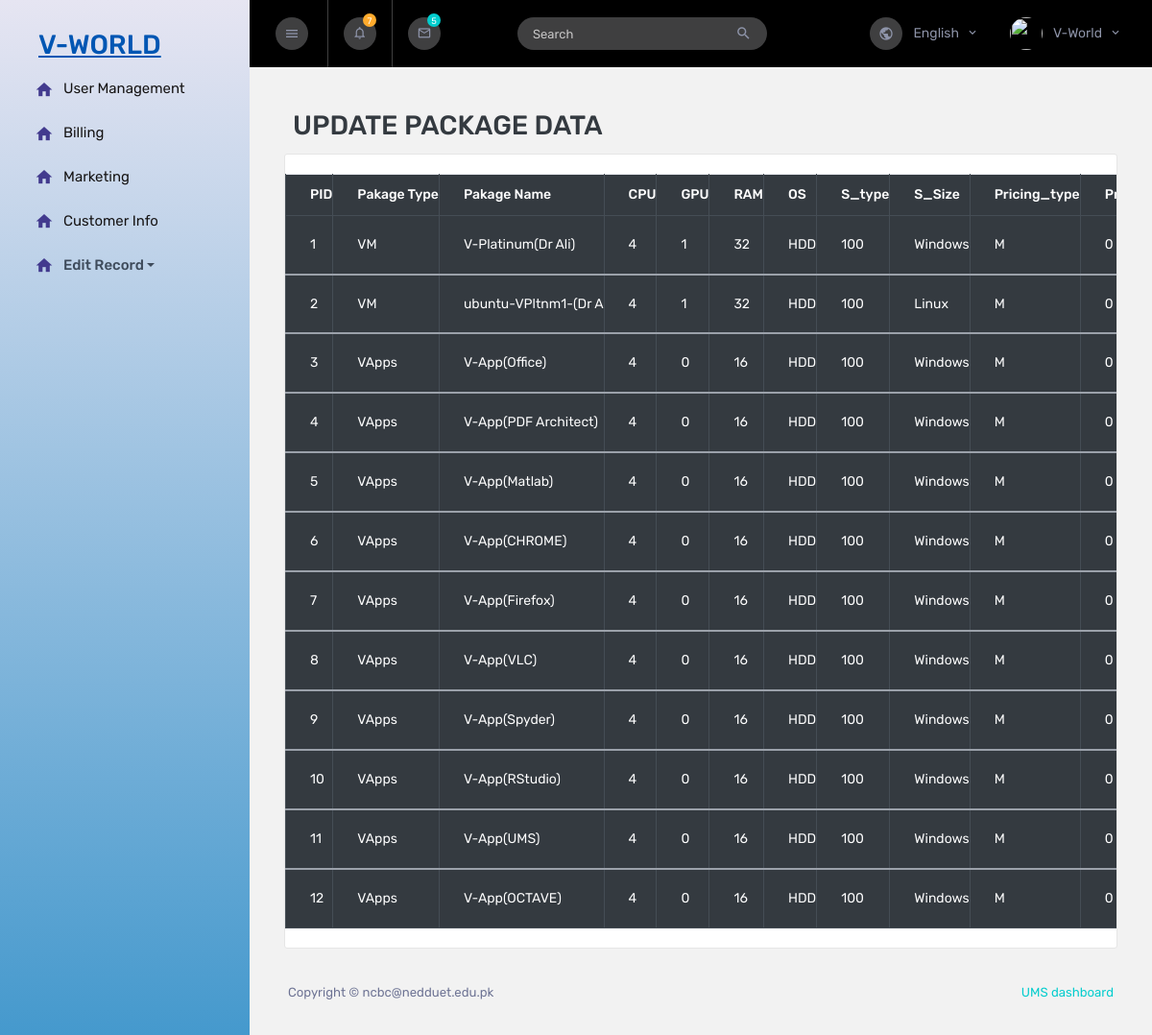
The app's page /dasshboard/update/packages/packages.php with its own data.
### tables this page shows
CREATE TABLE `package` (
  `pid` smallint(6) NOT NULL,
  `ptype` varchar(20) NOT NULL,
  `pname` varchar(20) NOT NULL,
  `cpu` smallint(6) NOT NULL,
  `gpu` smallint(6) DEFAULT NULL,
  `ram` smallint(6) NOT NULL,
  `os` varchar(20) NOT NULL,
  `stype` varchar(10) NOT NULL,
  `ssize` int(11) NOT NULL,
  `pricingtype` varchar(20) NOT NULL,
  `price` varchar(20) NOT NULL,
  `vname` varchar(20) NOT NULL,
  `appname` varchar(20) DEFAULT NULL
);

### dasshboard/update/packages/packages.php (the view, shortened to what this page needs)
<!DOCTYPE html>
<html lang="en" xmlns="http://www.w3.org/1999/html">
  <head>
    <link rel="stylesheet" href="https://stackpath.bootstrapcdn.com/bootstrap/4.2.1/css/bootstrap.min.css">
    <link rel="stylesheet" href="https://cdn.datatables.net/1.10.18/css/dataTables.bootstrap4.min.css">
    <link rel="stylesheet" href="../../assets/vendors/mdi/css/materialdesignicons.min.css" />
    <link rel="stylesheet" href="../../assets/vendors/flag-icon-css/css/flag-icon.min.css" />
    <link rel="stylesheet" href="../../assets/vendors/css/vendor.bundle.base.css" />
    <link rel="stylesheet" href="../../assets/vendors/font-awesome/css/font-awesome.min.css" />
    <link rel="stylesheet" href="../../assets/vendors/bootstrap-datepicker/bootstrap-datepicker.min.css" />
    <link rel="stylesheet" href="../../assets/css/style.css" />
  </head>
  <body>
    <div class="container-scroller">
      <nav class="sidebar sidebar-offcanvas" id="sidebar">
        <div class="text-center sidebar-brand-wrapper d-flex align-items-center">
          <a class="sidebar-brand brand-logo" href="../../dashboard.php" ><h2>V-WORLD</h2></a>
        </div>
          <ul class="nav">
              <li class="nav-item">
                  <a class="nav-link" href="../../dashboardvm.php">
                      <i class="mdi mdi-home menu-icon"></i>
                      <span class="menu-title">User Management</span>
                  </a>
              </li>
              <li class="nav-item">
                  <a class="nav-link" href="../../dashboardbill.php">
                      <i class="mdi mdi-home menu-icon"></i>
                      <span class="menu-title">Billing </span>
                  </a>
              </li>
              <li class="nav-item">
                  <a class="nav-link" href="../../dashboard.php">
                      <i class="mdi mdi-home menu-icon"></i>
                      <span class="menu-title">Marketing </span>
                  </a>
              </li>
              <li class="nav-item">
                  <a class="nav-link" href="../../customerinfo/customerinfo.php">
                      <i class="mdi mdi-home menu-icon"></i>
                      <span class="menu-title">Customer Info</span>
                  </a>
              </li>
              <li class="nav-item">
              <a class="nav-link dropdown-toggle" href="#" id="navbarDropdown" role="button" data-bs-toggle="dropdown" aria-expanded="false">
           <i class="mdi mdi-home menu-icon"></i> <span class="menu-title">Edit Record </span>
                  </a></a>
          </li>
        </ul>
      </nav>
      <div class="container-fluid page-body-wrapper">
        <nav class="navbar col-lg-12 col-12 p-lg-0 fixed-top d-flex flex-row">
          <div class="navbar-menu-wrapper d-flex align-items-stretch justify-content-between">
            <button class="navbar-toggler navbar-toggler align-self-center mr-2" type="button" data-toggle="minimize">
              <i class="mdi mdi-menu"></i>
            </button>
            <ul class="navbar-nav">
              <li class="nav-item dropdown">
                <a class="nav-link count-indicator dropdown-toggle" id="notificationDropdown" href="#" data-toggle="dropdown">
                  <i class="mdi mdi-bell-outline"></i>
                  <span class="count count-varient1">7</span>
                </a>
              </li>
              <li class="nav-item dropdown d-none d-sm-flex">
                <a class="nav-link count-indicator dropdown-toggle" id="messageDropdown" href="#" data-toggle="dropdown">
                  <i class="mdi mdi-email-outline"></i>
                  <span class="count count-varient2">5</span>
                </a>
              </li>
              <li class="nav-item nav-search border-0 ml-1 ml-md-3 ml-lg-5 d-none d-md-flex">
                <form class="nav-link form-inline mt-2 mt-md-0">
                  <div class="input-group">
                    <input type="text" class="form-control" placeholder="Search" />
                    <div class="input-group-append">
                      <span class="input-group-text">
                        <i class="mdi mdi-magnify"></i>
                      </span>
                    </div>
                  </div>
                </form>
              </li>
            </ul>
            <ul class="navbar-nav navbar-nav-right ml-lg-auto">
              <li class="nav-item dropdown d-none d-xl-flex border-0">
                <a class="nav-link dropdown-toggle" id="languageDropdown" href="#" data-toggle="dropdown">
                  <i class="mdi mdi-earth"></i> English </a>
              </li>
              <li class="nav-item nav-profile dropdown border-0">
                <a class="nav-link dropdown-toggle" id="profileDropdown" href="#" data-toggle="dropdown">
                  <img class="nav-profile-img mr-2" alt="" src="../../../img/aurora-logo.png" />
                  <span class="profile-name">V-World</span>
                </a>
              </li>
            </ul>
          </div>
        </nav>
        <div class="main-panel">
          <div class="content-wrapper pb-0">
              <div class="row">
                  <h2 class="card-title pl-4">UPDATE PACKAGE DATA</h2>
                  <br/><br/>
              </div>
            <div class="row">
                <div class="col-xl-12 col-sm-6 grid-margin stretch-card">
                    <div class="card">
                        <div class="card-body px-0 overflow-auto">
                            <div class="table-responsive">
                            <?php
             include_once '../../../DB/db.php';
               $query = "SELECT * FROM package";
               $query_run = mysqli_query($conn, $query);
            ?>
                    <table id="datatableid" class="table table-bordered table-dark">
                        <thead>
                            <tr>
                            <th scope="col"> PID</th>
                                <th scope="col">Pakage Type</th>
                                <th scope="col"> Pakage Name </th>
                                <th scope="col"> CPU </th>
                                <th scope="col"> GPU </th>
                                <th scope="col"> RAM</th>
                                <th scope="col"> OS </th>
                                <th scope="col"> S_type </th>
                                <th scope="col"> S_Size </th>
                                <th scope="col"> Pricing_type </th>
                                <th scope="col"> Price </th>
                            </tr>
                        </thead>
                        <?php
                if($query_run)
                {
                    foreach($query_run as $row)
                    {
            ?>
                        <tbody>
                            <tr>
                            <td> <?php echo $row['pid']; ?> </td>
                                <td> <?php echo $row['ptype']; ?> </td>
                                <td> <?php echo $row['pname']; ?> </td>
                                <td> <?php echo $row['cpu']; ?> </td>
                                <td> <?php echo $row['gpu']; ?> </td>
                                <td> <?php echo $row['ram']; ?> </td>
                                <td> <?php echo $row['stype']; ?> </td>
                                <td> <?php echo $row['ssize']; ?> </td>
                                <td> <?php echo $row['os']; ?> </td>
                                <td> <?php echo $row['pricingtype']; ?> </td>
                                <td> <?php echo $row['price']; ?> </td>
                            </tr>
                        </tbody>
                        <?php
                    }
                }
                else
                {
                    echo "No Record Found";
                }
            ?>
                    </table>
                      </div>
                  </div>
                </div>
              </div>
            </div>
          </div>
          <footer class="footer">
            <div class="d-sm-flex justify-content-center justify-content-sm-between">
              <span class="text-muted d-block text-center text-sm-left d-sm-inline-block">Copyright © ncbc@nedduet.edu.pk</span>
              <span class="float-none float-sm-right d-block mt-1 mt-sm-0 text-center">  <a href="https://www.ncbcneduet.edu.pk" target="_blank">UMS dashboard </a> </span>
            </div>
          </footer>
        </div>
      </div>
    </div>
  </body>
</html>

### records on screen
package: pid "1", ptype "VM", pname "V-Platinum(Dr Ali)", cpu "4", gpu "1", ram "32", stype "HDD", ssize "100", os "Windows", pricingtype "M", price "0"
package: pid "2", ptype "VM", pname "ubuntu-VPltnm1-(Dr A", cpu "4", gpu "1", ram "32", stype "HDD", ssize "100", os "Linux", pricingtype "M", price "0"
package: pid "3", ptype "VApps", pname "V-App(Office)", cpu "4", gpu "0", ram "16", stype "HDD", ssize "100", os "Windows", pricingtype "M", price "0"
package: pid "4", ptype "VApps", pname "V-App(PDF Architect)", cpu "4", gpu "0", ram "16", stype "HDD", ssize "100", os "Windows", pricingtype "M", price "0"
package: pid "5", ptype "VApps", pname "V-App(Matlab)", cpu "4", gpu "0", ram "16", stype "HDD", ssize "100", os "Windows", pricingtype "M", price "0"
package: pid "6", ptype "VApps", pname "V-App(CHROME)", cpu "4", gpu "0", ram "16", stype "HDD", ssize "100", os "Windows", pricingtype "M", price "0"
package: pid "7", ptype "VApps", pname "V-App(Firefox)", cpu "4", gpu "0", ram "16", stype "HDD", ssize "100", os "Windows", pricingtype "M", price "0"
package: pid "8", ptype "VApps", pname "V-App(VLC)", cpu "4", gpu "0", ram "16", stype "HDD", ssize "100", os "Windows", pricingtype "M", price "0"
package: pid "9", ptype "VApps", pname "V-App(Spyder)", cpu "4", gpu "0", ram "16", stype "HDD", ssize "100", os "Windows", pricingtype "M", price "0"
package: pid "10", ptype "VApps", pname "V-App(RStudio)", cpu "4", gpu "0", ram "16", stype "HDD", ssize "100", os "Windows", pricingtype "M", price "0"
package: pid "11", ptype "VApps", pname "V-App(UMS)", cpu "4", gpu "0", ram "16", stype "HDD", ssize "100", os "Windows", pricingtype "M", price "0"
package: pid "12", ptype "VApps", pname "V-App(OCTAVE)", cpu "4", gpu "0", ram "16", stype "HDD", ssize "100", os "Windows", pricingtype "M", price "0"
